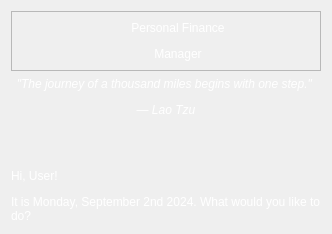
         <widget class="QWidget" name="home">
          <layout class="QVBoxLayout" name="verticalLayout_10">
           <item>
            <widget class="QFrame" name="frame_8">
             <property name="frameShape">
              <enum>QFrame::StyledPanel</enum>
             </property>
             <property name="frameShadow">
              <enum>QFrame::Raised</enum>
             </property>
             <layout class="QHBoxLayout" name="horizontalLayout_8">
              <item>
               <spacer name="horizontalSpacer_8">
                <property name="orientation">
                 <enum>Qt::Horizontal</enum>
                </property>
                <property name="sizeHint" stdset="0">
                 <size>
                  <width>40</width>
                  <height>20</height>
                 </size>
                </property>
               </spacer>
              </item>
              <item>
               <widget class="QLabel" name="label_21">
                <property name="maximumSize">
                 <size>
                  <width>400</width>
                  <height>400</height>
                 </size>
                </property>
                <property name="text">
                 <string/>
                </property>
                <property name="pixmap">
                 <pixmap>../Assets/DALL·E 2024-08-13 13.52.51 - Create a modern, sleek logo for a personal finance manager app called 'PFM'. The design should incorporate the colors black and yellow. The logo shoul.png</pixmap>
                </property>
                <property name="scaledContents">
                 <bool>true</bool>
                </property>
               </widget>
              </item>
              <item>
               <spacer name="horizontalSpacer_10">
                <property name="orientation">
                 <enum>Qt::Horizontal</enum>
                </property>
                <property name="sizeType">
                 <enum>QSizePolicy::Fixed</enum>
                </property>
                <property name="sizeHint" stdset="0">
                 <size>
                  <width>10</width>
                  <height>20</height>
                 </size>
                </property>
               </spacer>
              </item>
              <item>
               <widget class="QLabel" name="label">
                <property name="styleSheet">
                 <string notr="true">color: rgb(255, 255, 255);</string>
                </property>
                <property name="text">
                 <string>&lt;html&gt;&lt;head/&gt;&lt;body&gt;&lt;p&gt;Personal Finance&lt;/p&gt;&lt;p&gt;Manager&lt;/p&gt;&lt;/body&gt;&lt;/html&gt;</string>
                </property>
                <property name="alignment">
                 <set>Qt::AlignCenter</set>
                </property>
               </widget>
              </item>
              <item>
               <spacer name="horizontalSpacer_9">
                <property name="orientation">
                 <enum>Qt::Horizontal</enum>
                </property>
                <property name="sizeHint" stdset="0">
                 <size>
                  <width>40</width>
                  <height>20</height>
                 </size>
                </property>
               </spacer>
              </item>
             </layout>
            </widget>
           </item>
           <item>
            <widget class="QLabel" name="homeText">
             <property name="styleSheet">
              <string notr="true">color: rgb(255, 255, 255);</string>
             </property>
             <property name="text">
              <string>&lt;html&gt;&lt;head/&gt;&lt;body&gt;&lt;p align=&quot;center&quot;&gt;&lt;span style=&quot; font-style:italic;&quot;&gt;&amp;quot;The journey of a thousand miles begins with one step.&amp;quot; &lt;/span&gt;&lt;/p&gt;&lt;p align=&quot;center&quot;&gt;&lt;span style=&quot; font-style:italic;&quot;&gt;— Lao Tzu&lt;/span&gt;&lt;/p&gt;&lt;p align=&quot;center&quot;&gt;&lt;br/&gt;&lt;/p&gt;&lt;p&gt;Hi, User!&lt;/p&gt;&lt;p&gt;It is Monday, September 2nd 2024. What would you like to do?&lt;/p&gt;&lt;/body&gt;&lt;/html&gt;</string>
             </property>
             <property name="wordWrap">
              <bool>true</bool>
             </property>
            </widget>
           </item>
          </layout>
         </widget>
